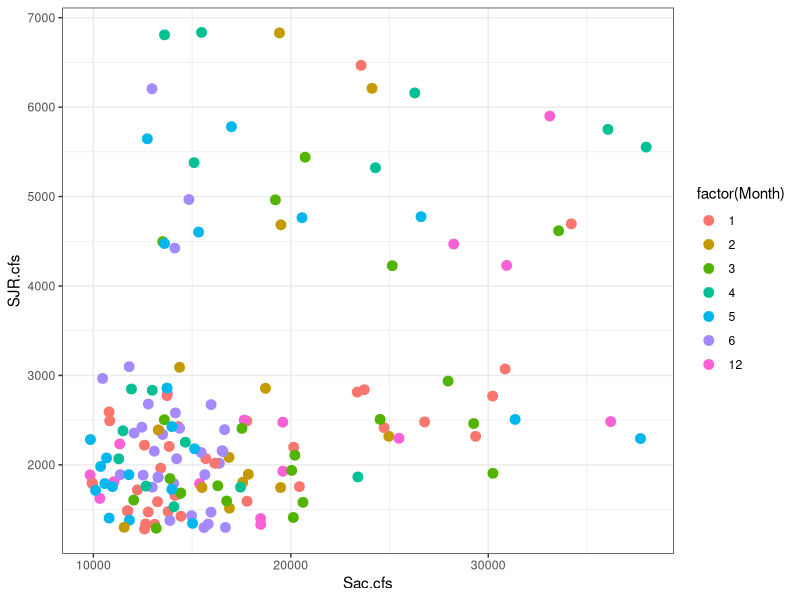
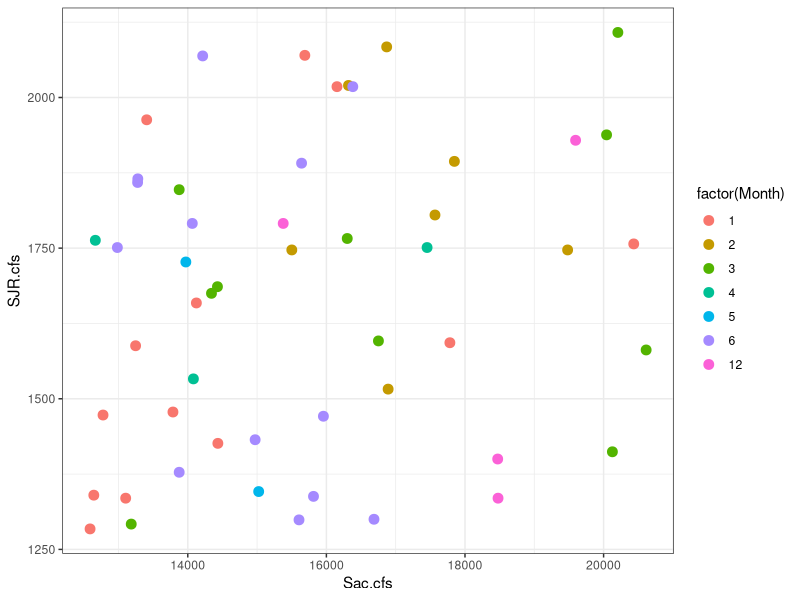
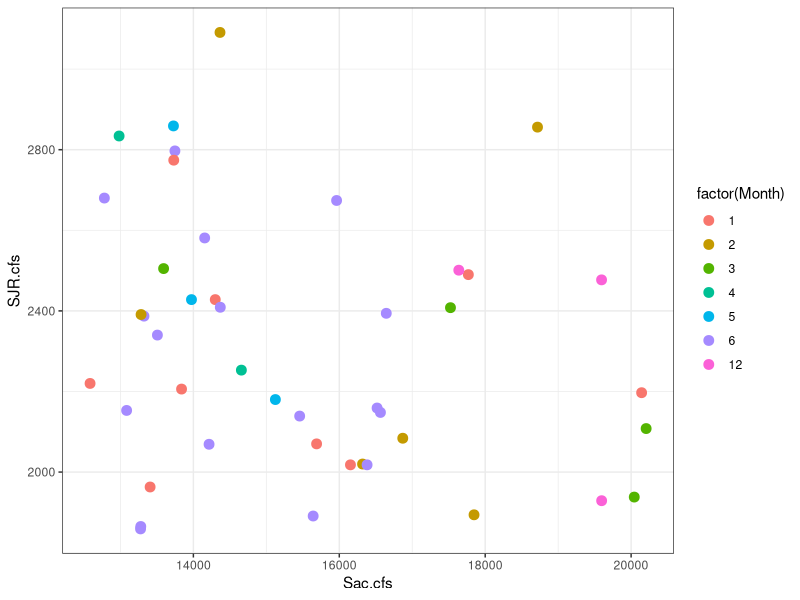
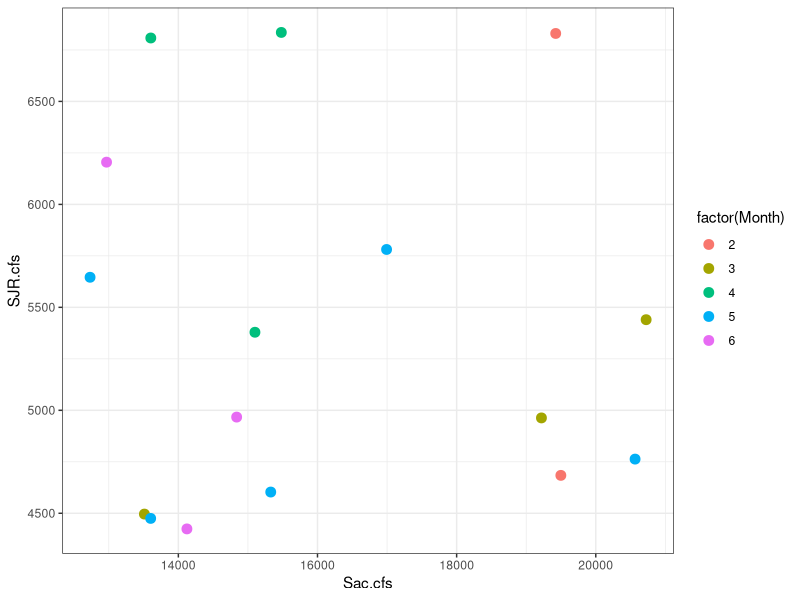
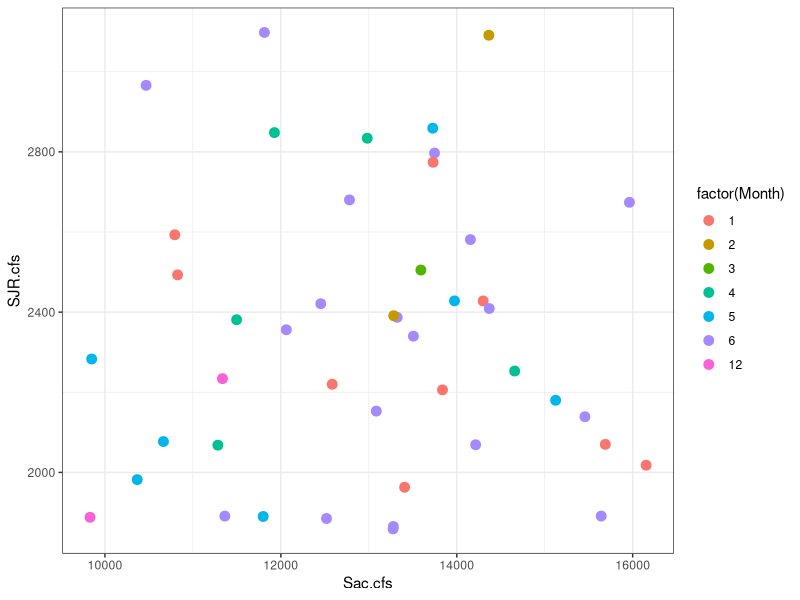
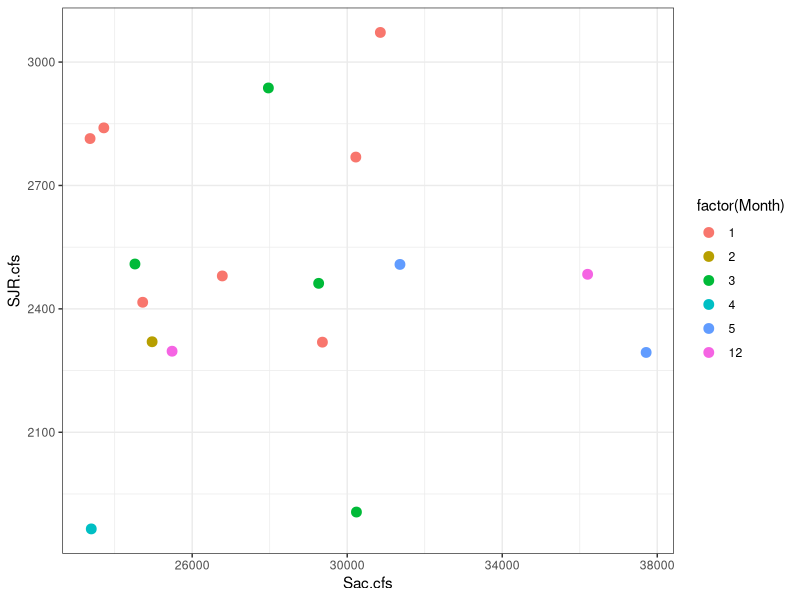
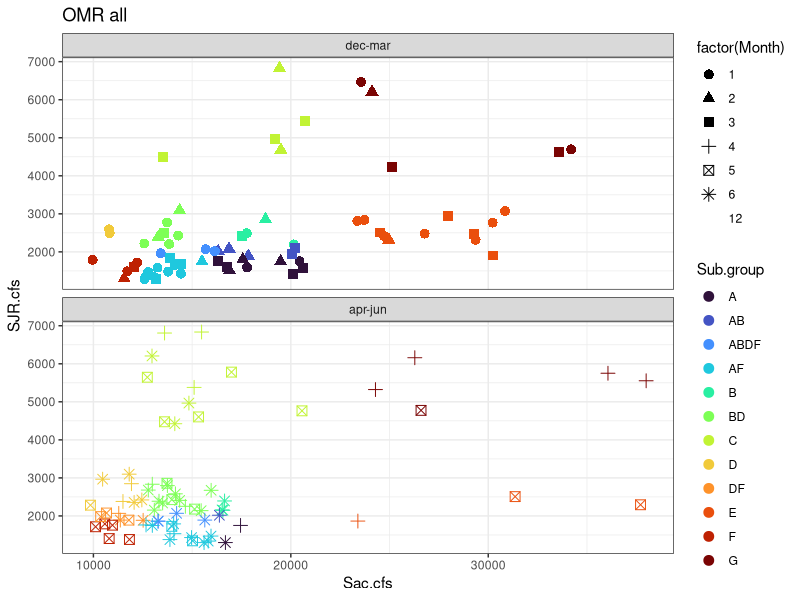
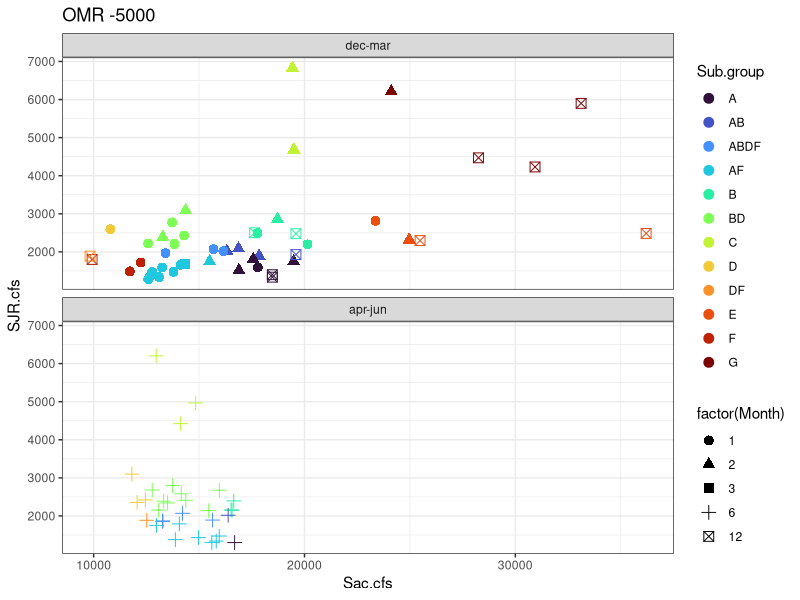

These figures' R source, in order:
library(ggplot2)
library(dplyr)

############### Quantile Subset ##############
flow_table <- read.csv("flow.subset.table.csv")
flow.dat <- read.csv("data_inflow/Inflow.csv")
flow.months <- flow.dat %>%
  dplyr::filter(Month %in% c(12, 1, 2, 3, 4, 5, 6))

###############

Sac.quant <- quantile(flow.months$Sac.cfs, probs = c(0.25, 0.5, 0.75))
Sjr.quant <- quantile(flow.months$SJR.cfs, probs = c(0.25, 0.5, 0.75))

# Subset to multiple groups
Flow.subset <- flow.months %>%
  mutate(A = ifelse(Sac.cfs <=  1.25*Sac.quant[[2]] &
                      Sac.cfs >=  0.75*Sac.quant[[2]] &
                      SJR.cfs <= 1.25*Sjr.quant[[1]] &
                      SJR.cfs >= 0.75*Sjr.quant[[1]], "A", ""),
         B =  ifelse(Sac.cfs <=  1.25*Sac.quant[[2]] &
                       Sac.cfs >=  0.75*Sac.quant[[2]] &
                       SJR.cfs <= 1.25*Sjr.quant[[2]] &
                       SJR.cfs >= 0.75*Sjr.quant[[2]], "B", ""),
         C = ifelse(Sac.cfs <=  1.25*Sac.quant[[2]] &
                      Sac.cfs >=  0.75*Sac.quant[[2]] &
                      SJR.cfs <= 1.25*Sjr.quant[[3]] &
                      SJR.cfs >= 0.75*Sjr.quant[[3]], "C", ""),
         D = ifelse(SJR.cfs <=  1.25*Sjr.quant[[2]] &
                      SJR.cfs >=  0.75*Sjr.quant[[2]] &
                      Sac.cfs <= 1.25*Sac.quant[[1]] &
                      Sac.cfs >= 0.75*Sac.quant[[1]], "D", ""),
         E = ifelse(SJR.cfs <=  1.25*Sjr.quant[[2]] &
                      SJR.cfs >=  0.75*Sjr.quant[[2]] &
                      Sac.cfs <= 1.25*Sac.quant[[3]] &
                      Sac.cfs >= 0.75*Sac.quant[[3]], "E", "")
  )




ggplot2::ggplot(flow_table)+ geom_point(aes(Sac.cfs, SJR.cfs, color = factor(Month)), size = 3) +
  theme_bw()

A <- filter(Flow.subset, A == "A")
ggplot2::ggplot(A)+ geom_point(aes(Sac.cfs, SJR.cfs, color = factor(Month)), size = 3) +
  theme_bw()

B <- filter(Flow.subset, B == "B")
ggplot2::ggplot(B)+ geom_point(aes(Sac.cfs, SJR.cfs, color = factor(Month)), size = 3) +
  theme_bw()

C <- filter(Flow.subset, C == "C")
ggplot2::ggplot(C)+ geom_point(aes(Sac.cfs, SJR.cfs, color = factor(Month)), size = 3) +
  theme_bw()

D <- filter(Flow.subset, D == "D")
ggplot2::ggplot(D)+ geom_point(aes(Sac.cfs, SJR.cfs, color = factor(Month)), size = 3) +
  theme_bw()

E <- filter(Flow.subset, E == "E")
ggplot2::ggplot(E)+ geom_point(aes(Sac.cfs, SJR.cfs, color = factor(Month)), size = 3) +
  theme_bw()


# These are plots I sent to Suzanne ---------------------------------------

flow_table1 <- flow_table %>%
  mutate(month_group = if_else(Month %in% c(4, 5, 6), "apr-jun", "dec-mar"),
         month_group = factor(month_group, levels = c("dec-mar", "apr-jun")))

(plot1 <- ggplot2::ggplot(flow_table1)+
    geom_point(aes(Sac.cfs, SJR.cfs, color = Sub.group, shape = factor(Month)), size = 3) +
    labs(title = "OMR all")  +
    scale_color_viridis_d(option = "turbo")+
    facet_wrap(~month_group, nrow = 2) +
    theme_bw())


png("figures/months_groups_overlap_plot.png", width = 7, height = 9, units = "in", res = 300, pointsize = 9)
plot1
dev.off()



# only -5000
flow_table2 <- flow_table %>%
  filter(OMR == -5000) %>%
  mutate(month_group = if_else(Month %in% c(4, 5, 6), "apr-jun", "dec-mar"),
         month_group = factor(month_group, levels = c("dec-mar", "apr-jun")))

(plot2 <- ggplot2::ggplot(flow_table2)+
  geom_point(aes(Sac.cfs, SJR.cfs, color = Sub.group, shape = factor(Month)), size = 3) +
  labs(title = "OMR -5000")  +
  scale_color_viridis_d(option = "turbo")+
  facet_wrap(~month_group, nrow = 2) +
  theme_bw())


png("figures/months_groups_overlap_plot_5000only.png", width = 7, height = 9, units = "in", res = 300, pointsize = 9)
plot2
dev.off()

